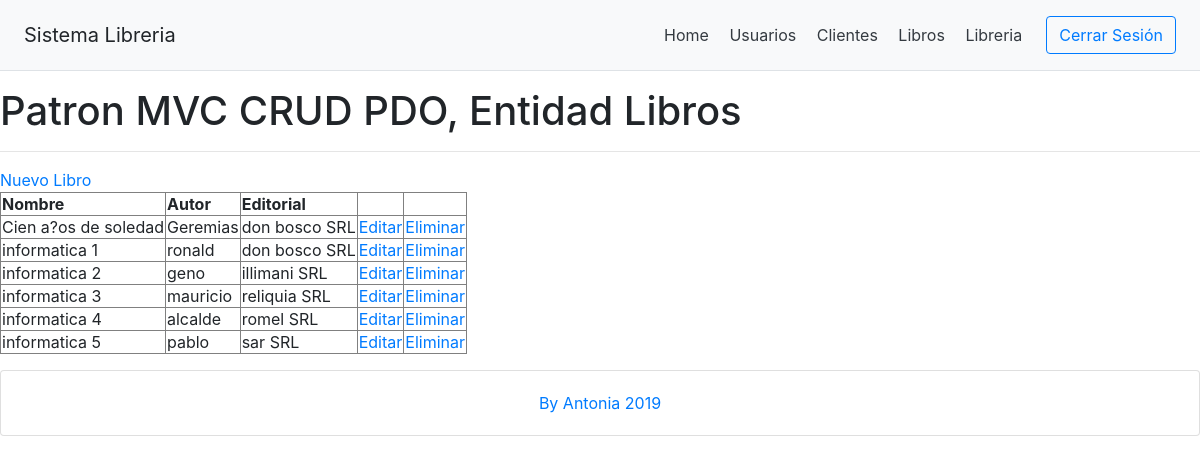
The page /?libro on the database its author committed.
### tables this page shows
CREATE TABLE `libro` (
  `id` int(11) NOT NULL AUTO_INCREMENT,
  `nombre` varchar(255) DEFAULT NULL,
  `autor` varchar(255) DEFAULT NULL,
  `editorial` varchar(255) DEFAULT NULL,
  PRIMARY KEY (`id`)
);

### controllers/libro.controller.php (called while the page is built, shortened)
<?php
require_once 'models/libro.php';
class LibroController{
    public function __CONSTRUCT(){
        $this->model = new Libro();
    }
    public function Index(){
        require_once 'views/header.php';
        require_once 'views/libro/libro.php';
        require_once 'views/footer.php';
    }
}

### models/database.php (called while the page is built)
<?php
class Database{
    public static function StartUp()
    {
        $pdo = new  PDO('mysql:host=localhost;dbname=mvc_pdo_crud;charset=utf8','root','');
        $pdo->setAttribute(PDO::ATTR_ERRMODE, PDO::ERRMODE_EXCEPTION);
        return $pdo;
    }
}

### models/libro.php (called while the page is built, shortened)
<?php
class Libro
{
    private $pdo;
public function __CONSTRUCT()
{
    try
    {
        $this->pdo = Database::StartUP();
    }
    catch(Exception $e)
     {
        die($e->getMessage());
    }
}
public function Listar()
{
    try
    {
        $stm = $this->pdo->prepare("SELECT * FROM libro");
        $stm->execute();
        return $stm->fetchAll(PDO::FETCH_OBJ);
    }
    catch(Exception $e)
     {
        die($e->getMessage());
    }
}
}

### views/libro/libro.php (the view)
<h1>Patron MVC CRUD PDO, Entidad Libros</h1>
<hr>
<div>
   <a href="?c=Libro&a=Crud">Nuevo Libro</a>
</div>
<table border="1">
    <thead>
     <tr>
       <th>Nombre</th>
       <th>Autor</th>
       <th>Editorial</th>
       <th></th>
       <th></th>
</tr>
</thead>
<tbody>
<?php foreach($this->model->Listar() as $r):?>
<tr>
<td><?php echo $r->nombre; ?></td>
<td><?php echo $r->autor; ?></td>
<td><?php echo $r->editorial; ?></td>
<td>
   <a href="?c=Libro&a=Crud&id=<?php echo $r->id; ?>">Editar</a>
   </td>
   <td>
   <a onclick="javascript:return confirm('¿Segundo de eliminar este registro?');"
   href="?c=Libro&a=Eliminar&id=<?php echo $r->id; ?>">Eliminar</a>
   </td>
   </tr>
<?php endforeach; ?>
</tbody>
</table>

### index.php (shortened to what this page needs)
<div class="d-flex flex-column flex-md-row align-items-center p-3 px-md-4 mb-3 bg-light border-bottom shadow-sm">
<h5 class="my-0 mr-md-auto font-weight-normal">Sistema Libreria</h5>
<nav class="my-2 my-md-0 mr-md-3">
    <a class="p-2 text-dark" href="?home">Home</a>
    <a class="p-2 text-dark" href="?alumno">Usuarios</a>
    <a class="p-2 text-dark" href="?cliente">Clientes</a>
    <a class="p-2 text-dark" href="?libro">Libros</a>
    <a class="p-2 text-dark" href="?libreria">Libreria</a>
</nav>
<a class="btn btn-outline-primary" href="?login">Cerrar Sesión</a>
</div>
<?php
require_once 'models/database.php';
if(!isset($_REQUEST['c']))
{
    $controller = new $controller;
    $controller->Index();
 }
 ?>

### views/header.php (shortened to what this page needs)
<!DOCTYPE html>
<html lang="es">
    <head>
        <link rel="stylesheet" href="https://maxcdn.bootstrapcdn.com/bootstrap/4.0.0/css/bootstrap.min.css">
    </head>
    <body>

### views/footer.php
    <footer>
        <div class="footer-copyright text-center py-3">
            <div class="card">
                <div class="card-body"><a href="#">By Antonia <?php echo date("Y");?></div>
            </div>
        </div>
    </footer>
</body>
</html>

### rows shown on the page
libro: nombre "Cien a?os de soledad", autor "Geremias", editorial "don bosco SRL"
libro: nombre "informatica 1", autor "ronald", editorial "don bosco SRL"
libro: nombre "informatica 2", autor "geno", editorial "illimani SRL"
libro: nombre "informatica 3", autor "mauricio", editorial "reliquia SRL"
libro: nombre "informatica 4", autor "alcalde", editorial "romel SRL"
libro: nombre "informatica 5", autor "pablo", editorial "sar SRL"
